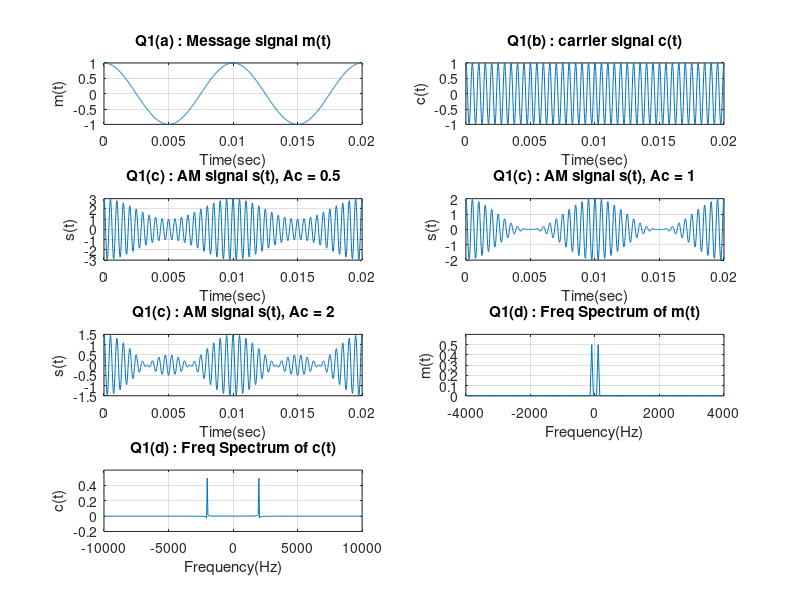

Source code (MATLAB): (Note: this script raises an error after producing the figure.)
clc;clear;close all;

ka = 1;
fm = 100;
fc = 2000;
Sampling_rate = 50000;

% question 1 part (a)

Am = 1;
t = 0:1/Sampling_rate:2/100;
message_signal = Am*cos(2*pi*fm*t);
subplot(4,2,1);
plot(t,message_signal);
grid on;
xlabel("Time(sec)");
ylabel("m(t)");
title("Q1(a) : Message signal m(t)");
axis([0,0.02,-1,1]);

% question 1 part (b)

A_c = 1;
carrier_signal = A_c*cos(2*pi*fc*t);
subplot(4,2,2);
plot(t,carrier_signal);
grid on;
xlabel("Time(sec)");
ylabel("c(t)");
title("Q1(b) : carrier signal c(t)");
axis([0,0.02,-1,1]);


% question 1 part (c)

mu = 0.5;
A_c = 1/mu;
AM_signal = A_c*(1+mu*ka*message_signal).*cos(2*pi*fc*t);
subplot(4,2,3);
plot(t,AM_signal);
grid on;
xlabel("Time(sec)");
ylabel("s(t)");
title("Q1(c) : AM signal s(t), Ac = 0.5");
    
mu = 1;
A_c = 1/mu;
AM_signal = A_c*(1+mu*ka*message_signal).*cos(2*pi*fc*t);
subplot(4,2,4);
plot(t,AM_signal);
grid on;
xlabel("Time(sec)");
ylabel("s(t)");
title("Q1(c) : AM signal s(t), Ac = 1");

mu = 2;
A_c = 1/mu;
AM_signal = A_c*(1+mu*ka*message_signal).*cos(2*pi*fc*t);
subplot(4,2,5);
plot(t,AM_signal);
grid on;
xlabel("Time(sec)");
ylabel("s(t)");
title("Q1(c) : AM signal s(t), Ac = 2");

% question 1 part (d)

freq = (-Sampling_rate/2:1/0.02:Sampling_rate/2);
mt_final = fftshift(fft(message_signal));
ct_final = fftshift(fft(carrier_signal));

subplot(4,2,6);
plot(freq,mt_final/length(freq));
grid on;
title("Q1(d) : Freq Spectrum of m(t)");
xlabel("Frequency(Hz)");
ylabel("m(t)");
axis([-4000,4000,0,0.6]);

subplot(4,2,7);
plot(freq,ct_final/length(freq));
grid on;
title("Q1(d) : Freq Spectrum of c(t)");
xlabel("Frequency(Hz)");
ylabel("c(t)");
axis([-10000,10000,-0.2,0.6]);

% question 1 part (e)
figure;

mu = 0.5;
A_c = 1/mu;
AM_signal = A_c*(1+mu*ka*message_signal).*cos(2*pi*fc*t);
carrier_signal = A_c*cos(2*pi*fc*t);
sync_demod_output = lowpass(AM_signal .* carrier_signal,120,Sampling_rate);
sync_demod_output = (sync_demod_output - ((A_c^2)/2))/(((A_c^2)/2)*ka*mu);

subplot(2,3,1);
plot(t,sync_demod_output);
grid on;
title("Q1(e) : Sync. demod output for mu = 0.5 ");
xlabel("time(s)");
ylabel("sync-demod-output");

sync_demod_final = fftshift(fft(sync_demod_output));
subplot(2,3,4);
plot(freq,sync_demod_final/length(freq));
grid on;
title("Q1(e) : Freq Spectrum of sync. output for mu = 0.5 ");
xlabel("Frequency(Hz)");
ylabel("sync-demod-output");
axis([-4000,4000,0,0.6]);

mu = 1;
A_c = 1/mu;
AM_signal = A_c*(1+mu*ka*message_signal).*cos(2*pi*fc*t);
carrier_signal = A_c*cos(2*pi*fc*t);
sync_demod_output = lowpass(AM_signal .* carrier_signal,120,Sampling_rate);
sync_demod_output = (sync_demod_output - ((A_c^2)/2))/(((A_c^2)/2)*ka*mu);

subplot(2,3,2);
plot(t,sync_demod_output);
grid on;
title("Q1(e) : Sync. demod output for mu = 1 ");
xlabel("time(s)");
ylabel("sync-demod-output");

sync_demod_final = fftshift(fft(sync_demod_output));
subplot(2,3,5);
plot(freq,sync_demod_final/length(freq));
grid on;
title("Q1(e) : Freq Spectrum of sync. output for mu = 1");
xlabel("Frequency(Hz)");
ylabel("sync-demod-output");
axis([-4000,4000,0,0.6]);

mu = 2;
A_c = 1/mu;
AM_signal = A_c*(1+mu*ka*message_signal).*cos(2*pi*fc*t);
carrier_signal = A_c*cos(2*pi*fc*t);
sync_demod_output = lowpass(AM_signal .* carrier_signal,120,Sampling_rate);
sync_demod_output = (sync_demod_output - ((A_c^2)/2))/(((A_c^2)/2)*ka*mu);

subplot(2,3,3);
plot(t,sync_demod_output);
grid on;
title("Q1(e) : Sync. demod output for mu = 2 ");
xlabel("time(s)");
ylabel("sync-demod-output");

sync_demod_final = fftshift(fft(sync_demod_output));
subplot(2,3,6);
plot(freq,sync_demod_final/length(freq));
grid on;
title("Q1(e) : Freq Spectrum of sync. output for mu = 2");
xlabel("Frequency(Hz)");
ylabel("sync-demod-output");
axis([-4000,4000,0,0.6]);
